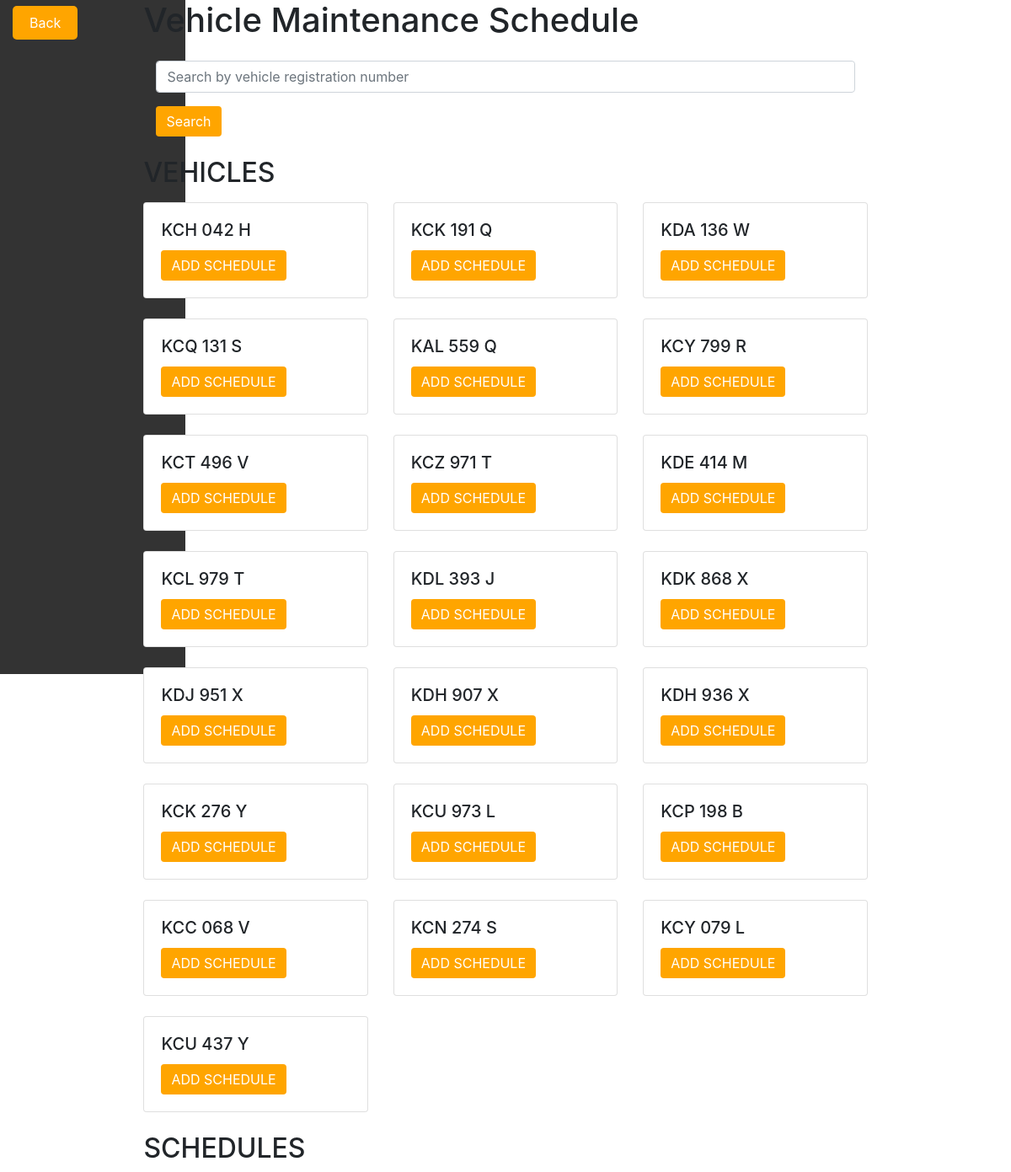
Screenshot of /maintenance/ with the database file from the repository.
### DLMS/models.py (models this page shows, shortened)
class Vehicle(models.Model):
    vehicle_regno = models.CharField(max_length=100)
    vehicle_model = models.CharField(max_length=100)
    vehicle_type = models.CharField(max_length=100)
    engine_number = models.CharField(max_length=100)
    capacity = models.CharField(max_length=100)

### DTMS/views.py (the view, shortened to what this page needs)
# urls.py: path('maintenance/', views.maintenance, name='maintenance'),
def maintenance(request):
    vehicles = Vehicle.objects.all()
    schedules = MaintenanceSchedule.objects.all()
    now = timezone.now().date()
    schedule_data = []
    if request.method == 'GET':
        search_query = request.GET.get('search', '')
        if search_query:
            vehicles = vehicles.filter(vehicle_regno__icontains=search_query)
    context = {
        'vehicles': vehicles,
        'schedules': schedule_data,
    }
    return render(request, 'maintenance.html', context)

### DTMS/TEMPLATES/maintenance.html (shortened to what this page needs)
<!DOCTYPE html>
<html lang="en">
<head>
    <link rel="stylesheet" href="https://stackpath.bootstrapcdn.com/bootstrap/4.5.2/css/bootstrap.min.css">
</head>
<body>
    <div class="d-flex">
        <div class="sidebar">
            <a href="#" class="back-button" onclick="goToDashboard()">Back</a>
        </div>
        <div class="container-fluid col-md-10">
            <div class="container-fluid col-md-11 ">
                <h1 class="mb-4 position-center">Vehicle Maintenance Schedule</h1>
                <form id="searchForm" method="get" class="mb-4 col-md-12">
                    <div class="form-group">
                        <input type="text" name="search" id="searchInput" class="form-control" placeholder="Search by vehicle registration number">
                    </div>
                    <button type="submit" class="btn btn-primary">Search</button>
                </form>
                <h2 class="mt-4 mb-3">VEHICLES</h2>
                <div class="row" id="vehicleList">
                    {% for vehicle in vehicles %}
                    <div class="col-md-4 mb-4" data-vehicle-id="{{ vehicle.id }}">
                        <div class="card">
                            <div class="card-body">
                                <h5 class="card-title">{{ vehicle.vehicle_regno }}</h5>
                                <button class="btn btn-primary" data-toggle="modal" data-target="#scheduleModal" data-vehicle-id="{{ vehicle.id }}">ADD SCHEDULE</button>
                            </div>
                        </div>
                    </div>
                    {% empty %}
                    <div class="col-md-12">
                        <p>No vehicles found.</p>
                    </div>
                    {% endfor %}
                </div>
                <h2 class="mt-6 mb-6">SCHEDULES</h2>
            </div>
        </div>
    </div>
</body>
</html>

### DTMS/TEMPLATES/maintenance.html (style rules this page uses)
.sidebar { height: 100vh; background-color: #333; padding: 15px; position: fixed; top: 0; left: 0; bottom: 0; width: 220px; }
.back-button { background-color: orange; color: #fff; border: none; padding: 10px 20px; border-radius: 5px; width: 20px; height: auto; cursor: pointer; }
.btn-primary, .btn-secondary, .btn-danger { background-color: orange; color: #fff; border: none; }

### rows the page displays
Vehicle: vehicle_regno "KCH 042 H"
Vehicle: vehicle_regno "KCK 191 Q"
Vehicle: vehicle_regno "KDA 136 W"
Vehicle: vehicle_regno "KCQ 131 S"
Vehicle: vehicle_regno "KAL 559 Q"
Vehicle: vehicle_regno "KCY 799 R"
Vehicle: vehicle_regno "KCT 496 V"
Vehicle: vehicle_regno "KCZ 971 T"
Vehicle: vehicle_regno "KDE 414 M"
Vehicle: vehicle_regno "KCL 979 T"
Vehicle: vehicle_regno "KDL 393 J"
Vehicle: vehicle_regno "KDK 868 X"
Vehicle: vehicle_regno "KDJ 951 X"
Vehicle: vehicle_regno "KDH 907 X"
Vehicle: vehicle_regno "KDH 936 X"
Vehicle: vehicle_regno "KCK 276 Y"
Vehicle: vehicle_regno "KCU 973 L"
Vehicle: vehicle_regno "KCP 198 B"
Vehicle: vehicle_regno "KCC 068 V"
Vehicle: vehicle_regno "KCN 274 S"
Vehicle: vehicle_regno "KCY 079 L"
Vehicle: vehicle_regno "KCU 437 Y"
